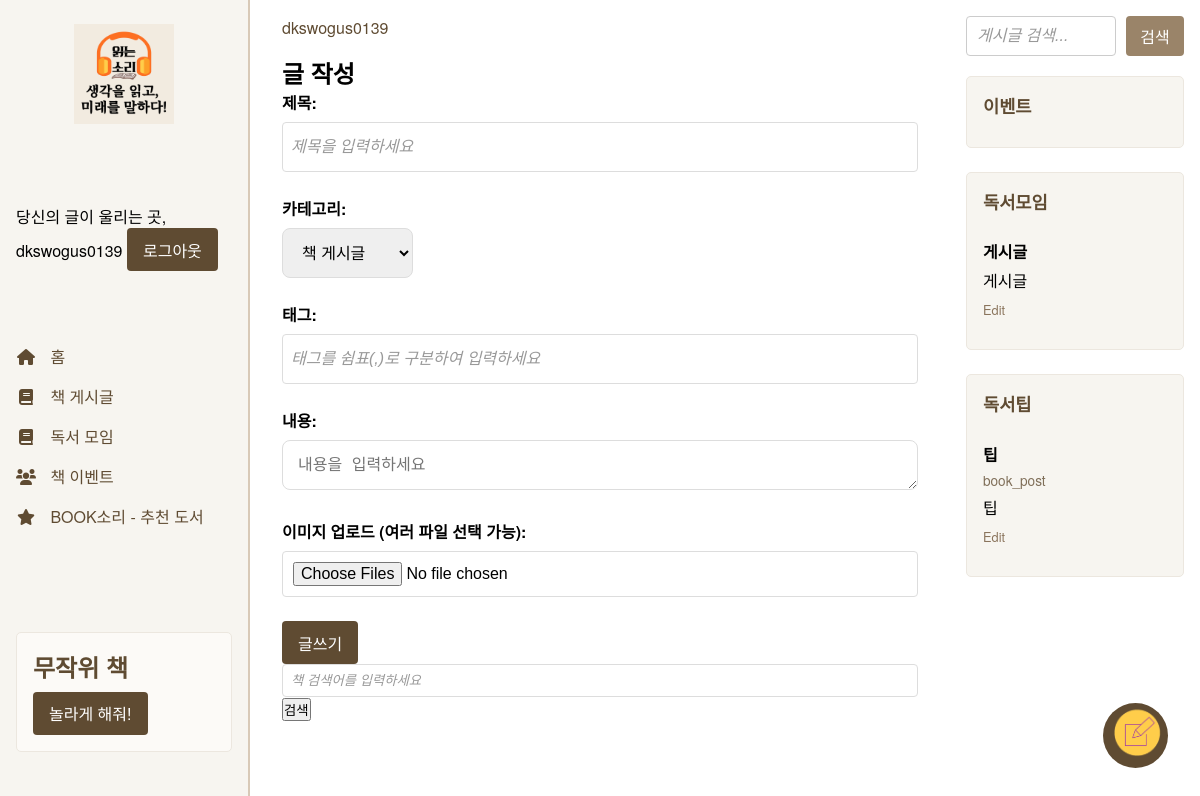
The app's page /community/post/ (signed in) with its own data.
### community/models.py (models this page shows, shortened)
class Post(models.Model):
    title       = models.CharField(max_length=200, verbose_name="제목")
    content     = models.TextField(verbose_name="내용")
    writer      = models.ForeignKey(User, on_delete=models.CASCADE, verbose_name="작성자")
    views       = models.PositiveIntegerField(default=0, verbose_name="조회수")
    postimage_set = GenericRelation(PostImage)
    created_at  = models.DateTimeField(auto_now_add=True, verbose_name="등록일")
    updated_at  = models.DateTimeField(auto_now=True, verbose_name="수정일")
    is_active   = models.BooleanField(default=True, verbose_name="활성화 여부")
    is_pinned   = models.BooleanField(default=False, verbose_name="고정 여부")
    is_deleted  = models.BooleanField(default=False, verbose_name="삭제 여부")
    is_side_bar = models.BooleanField(
        default=False,
        verbose_name="사이드바 노출 여부",
        help_text="게시글을 사이드바에 표시할지 여부를 설정합니다."
    )
    search_vector = SearchVectorField(null=True)                # 검색 기능 추가
    category = models.CharField(
        max_length=50,
        choices=PostCategory.choices,  # 선택 항목 직접 연결
        default=PostCategory.BOOK_POST,
        verbose_name="카테고리",
        help_text="게시글 유형 선택"
    )
    tags        = models.ManyToManyField('PostTag', blank=True, verbose_name="태그")
    likes = models.PositiveIntegerField(default=0, verbose_name="좋아요 수")
    book        = models.ForeignKey(
        'Book',
        on_delete=models.CASCADE,
        null=True,
        blank=True,
        verbose_name="책"
    )
    objects = PostManager()
    class Meta:
        abstract = True
        ordering = ['-is_pinned', '-created_at']
        indexes = [
            GinIndex(fields=['search_vector'])                 # 검색 성능 향상을 위한 인덱스
        ]

class ReadingGroupPost(Post):
    event_date = models.DateField(
        null=True,  # null 허용으로 변경
        blank=True  # blank 허용으로 변경
    )
    class Meta(Post.Meta):
        verbose_name = "독서 모임 게시글"
        verbose_name_plural = "독서 모임 게시글 목록"

class ReadingTipPost(Post):
    TIP_CATEGORY_CHOICES = [
        ('reading', '독서 팁'),
        ('writing', '글쓰기 팁'),
        ('other', '기타'),
    ]
    tip_category = models.CharField(
        max_length=50,
        choices=TIP_CATEGORY_CHOICES,
        default='reading'
    )
    class Meta(Post.Meta):
        verbose_name = "독서 팁 게시글"
        verbose_name_plural = "독서 팁 게시글 목록"

### community/views.py (the view)
# urls.py: path('post/', views.post_view, name='post'),      # 글쓰기 뷰
def post_view(request):
    if not request.user.is_authenticated:
        messages.error(request, "로그인이 필요합니다.")
        return redirect('community:login')
    if request.method == 'POST':
        form = PostForm(request.POST, request.FILES)
        if form.is_valid():
            try:
                post = form.save(commit=False)
                post.writer = request.user
                if selected_book_data := request.POST.get('selected_book_data'):
                    try:
                        book_info = json.loads(selected_book_data)
                        book, _ = Book.objects.get_or_create(
                            title=book_info.get('title'),
                            defaults={
                                'author': book_info.get('author', ''),
                                'publisher': book_info.get('publisher', ''),
                                'pubdate': book_info.get('pubdate', ''),
                                'thumbnail_url': book_info.get('thumbnail_url', ''),
                                'link': book_info.get('link', ''),
                                'isbn': book_info.get('isbn', ''),
                                'description': book_info.get('description', '')
                            }
                        )
                        post.book = book
                    except json.JSONDecodeError:
                        pass
                post.save()
                form.save_m2m()  # 태그 관계 저장
                if images := request.FILES.getlist('post_images'):
                    for image in images:
                        PostImage.objects.create(image=image, post=post)
                messages.success(request, "게시물이 성공적으로 작성되었습니다.")
                response = redirect('community:home')
                response['Cache-Control'] = 'no-cache, no-store, must-revalidate'
                response['Pragma'] = 'no-cache'
                response['Expires'] = '0'
                return response
            except Exception as e:
                print(f"Error saving post: {e}")
                messages.error(request, "게시물 저장 중 오류가 발생했습니다. 다시 시도해주세요.")
        else:
            print(f"폼 오류: {form.errors}")
            messages.error(request, "입력 형식이 올바르지 않습니다. 다시 확인해주세요.")
    else:
        form = PostForm()
    context = {
        'form': form,
        **get_common_context(request)
    }
    return render(request, 'community/post.html', context)

### community/models.py (called while the page is built)
    def get_queryset(self):
        return super().get_queryset().filter(is_deleted=False, is_active=True)

### community/views.py (called while the page is built)
def get_common_context(request):
    return {
        'site_name': 'reading_sound',
        'current_user': request.user if request.user.is_authenticated else None,
        'sidebar': {
            'events': BookEventPost.objects.filter(is_active=True),
            'reading_groups': ReadingGroupPost.objects.filter(is_active=True),
            'tips': ReadingTipPost.objects.filter(is_active=True),
        }
    }

### community/templates/community/post.html (shortened to what this page needs)
{% extends "community/base.html" %}
{% load static %}
{% block content %}
<section class="section active" id="post-section">
  <h2>글 작성</h2>
  <form method="POST" action="{% url 'community:post' %}" enctype="multipart/form-data">
    <div class="form-group">
      <label for="{{ form.title.id_for_label }}">제목:</label>
      {{ form.title }}
    </div>
    <div class="form-group">
      <label for="{{ form.category.id_for_label }}">카테고리:</label>
      {{ form.category }}
    </div>
    <div class="form-group">
      <label for="{{ form.tags.id_for_label }}">태그:</label>
      {{ form.tags }}
    </div>
    <div class="form-group">
      <label for="{{ form.content.id_for_label }}">내용:</label>
      {{ form.content }}
    </div>
    <div class="form-group">
        <label>이미지 업로드 (여러 파일 선택 가능):</label>
        <input type="file" name="post_images" multiple accept="image/*" onchange="previewImages(this)">
    </div>
    <button type="submit" class="btn hover-effect"> 글쓰기</button>
  </form>
  <div>
    <input type="text" id="book-search-input" placeholder="책 검색어를 입력하세요" onkeypress="handleKeyPress(event)">
    <button type="button" onclick="searchBooks()" id="search-button">검색</button>
  </div>
</section>
{% endblock %}

### community/templates/community/base.html (shortened to what this page needs)
{% load static %}
<!DOCTYPE html>
<html lang="ko">
<head>
  <link rel="stylesheet" href="{% static 'community/css/style.css' %}" />
  <link
    rel="stylesheet"
    href="https://cdnjs.cloudflare.com/ajax/libs/font-awesome/6.0.0-beta3/css/all.min.css"
  />
</head>
<body>
  <aside class="sidebar">
    <div class="sidebar-header">
      <img src="{% static 'community/images/logo.png' %}" alt="읽는소리" class="brand-logo" />
    </div>
    <div class="login-container">
      {% if user.is_authenticated %}
    <span>당신의 글이 울리는 곳, {{ user.username }}</span>
    <form action="{% url 'logout' %}" method="post" style="display: inline;">
      <button type="submit" class="btn hover-effect">로그아웃</button>
    </form>
  {% else %}
    <a href="{% url 'community:login' %}" class="btn hover-effect">로그인</a>
    <a href="{% url 'community:signup' %}" class="btn hover-effect">회원가입</a>
  {% endif %}
</div>
<nav class="nav-menu">
  <ul>
    <li>
      <a href="{% url 'community:home' %}" class="nav-link{% if request.resolver_match.url_name == 'home' %} active{% endif %}">
        <i class="fas fa-home"></i>
        <span>홈</span>
      </a>
    </li>
    <li>
      <a href="{% url 'community:general_post' %}" class="nav-link{% if request.resolver_match.url_name == 'book_sound' %} active{% endif %}">
        <i class="fas fa-book"></i>
        <span>책 게시글 </span>
      </a>
    </li>
    <li>
      <a href="{% url 'community:reading_meeting' %}" class="nav-link{% if request.resolver_match.url_name == 'reading_meeting' %} active{% endif %}">
        <i class="fas fa-book"></i>
        <span>독서 모임 </span>
      </a>
    </li>
    <li class="has-submenu">
      <a href="{% url 'community:review_event' %}" class="nav-link{% if 'group-section' in request.path %} active{% endif %}">
        <i class="fas fa-users"></i>
        <span>책 이벤트</span>
      </a>
    </li>
    <li>
      <a href="{% url 'community:recommend_book' %}" class="nav-link{% if request.resolver_match.url_name == 'recommend_book' %} active{% endif %}">
        <i class="fas fa-star"></i>
        <span>BOOK소리 - 추천 도서</span>
      </a>
    </li>
  </ul>
</nav>
    <div class="random-book-section">
      <h2>무작위 책</h2>
      <button class="btn hover-effect" id="random-book-btn">놀라게 해줘!</button>
    </div>
  </aside>
  <main class="content">
    <header class="top-bar">
      <div class="user-info" id="user-info">
        <span id="user-nickname"> {{ user.username }} </span>
      </div>
    </header>
    {% block content %}
    {% endblock %}
  </main>
  <aside class="sidebar right-sidebar">
    <div class="search-container" data-search-url="{% url 'community:search' %}">
      <input type="text" id="search-input" placeholder="게시글 검색..." />
      <button class="btn hover-effect" id="search-btn">검색</button>
    </div>
    <div class="sidebar-section">
        <h2>이벤트</h2>
    </div>
    <div class="sidebar-section">
        <h2>독서모임</h2>
        <div class="group-list">
            {% for group in sidebar.reading_groups %}
            <div class="group-item">
                <h4>{{ group.title }}</h4>
                <p class="group-content">{{ group.content|truncatechars:50 }}</p>
                {% if user.is_staff %}
                <a href="{% url 'admin:community_readinggrouppost_change' group.id %}" class="edit-link">Edit</a>
                {% endif %}
            </div>
            {% endfor %}
        </div>
    </div>
    <div class="sidebar-section">
        <h2>독서팁</h2>
        <div class="tip-list">
            {% for tip in sidebar.tips %}
            <div class="tip-item">
                <h4>{{ tip.title }}</h4>
                <p class="tip-category">{{ tip.category }}</p>
                <p class="tip-content">{{ tip.content|truncatechars:50 }}</p>
                {% if user.is_staff %}
                <a href="{% url 'admin:community_readingtippost_change' tip.id %}" class="edit-link">Edit</a>
                {% endif %}
            </div>
            {% endfor %}
        </div>
    </div>
  </aside>
  {% if user.is_authenticated %}
  <div class="floating-btn-container">
    <a href="{% url 'community:post' %}" class="btn fab hover-effect" id="post-btn">
      <img src="{% static 'community/images/post_icon.png' %}" alt="새 글 작성" />
    </a>
  </div>
  {% endif %}
</body>
</html>

### community/static/community/css/style.css (style rules this page uses)
* { margin: 0; padding: 0; box-sizing: border-box; }
body { display: flex; min-height: 100vh; justify-content: center; font-family: "Helvetica Neue", Helvetica, Arial, sans-serif; background-color: #ffffff; }
.sidebar { width: 250px; background-color: #F7F5F0; padding: 1rem; border-right: 2px solid #d8c9b7; display: flex; flex-direction: column; justify-content: space-between; transition: width 0.3s ease; overflow-x: hidden; }
.sidebar-header { text-align: center; padding: 0.5rem 0; margin-bottom: 0.5rem; }
.brand-logo { max-width: 100px; height: auto; display: block; margin: 0 auto; background-color: transparent; }
.nav-menu ul { list-style-type: none; }
.nav-menu .nav-link { display: block; text-decoration: none; font-size: 1rem; color: #5f4b32; padding: 0.5rem 0; transition: color 0.3s ease; }
.random-book-section { margin: 2rem 0; padding: 1rem; background-color: #fcfaf7; border: 1px solid #ece7df; border-radius: 5px; }
.random-book-section h2 { color: #5f4b32; margin-bottom: 0.5rem; }
.nav-menu .nav-link i { margin-right: 10px; width: 20px; text-align: center; }
.nav-menu ul li.has-submenu { position: relative; }
.sidebar.right-sidebar { border-right: none; background-color: #ffffff; display: flex; flex-direction: column; justify-content: flex-start; width: 250px; padding: 1rem; transition: all 0.3s ease; opacity: 1; transform: translateX(0); }
.sidebar-section { background-color: #f7f5f0; border: 1px solid #ece7df; border-radius: 5px; padding: 1rem; margin-bottom: 1.5rem; transition: transform 0.2s; }
.sidebar-section h2 { margin-bottom: 0.8rem; color: #5f4b32; font-size: 1.1rem; font-weight: 600; }
.event-item, .group-item, .tip-item { padding: 0.8rem 0; border-bottom: 1px solid #ece7df; }
.event-item:last-child, .group-item:last-child, .tip-item:last-child { border-bottom: none; }
.event-date, .meeting-time, .tip-category { font-size: 0.85rem; color: #7f6e58; margin: 0.3rem 0; }
.edit-link { display: inline-block; font-size: 0.8rem; color: #8a745c; text-decoration: none; margin-top: 0.5rem; }
.content { flex: 1; padding: 1rem 2rem; display: flex; flex-direction: column; max-width: 1200px; }
.top-bar { display: flex; justify-content: space-between; align-items: center; margin-bottom: 1rem; }
.user-info { font-size: 1rem; color: #5f4b32; }
.btn { background-color: #5f4b32; color: #fff; border: none; border-radius: 4px; padding: 0.6rem 1rem; cursor: pointer; font-size: 1rem; transition: background-color 0.3s ease; }
.hover-effect { transition: transform 0.2s ease; }
.search-container { display: flex; gap: 10px; align-items: center; justify-content: center; margin-bottom: 20px; }
#search-input { width: 150px; height: 40px; font-size: 16px; padding: 5px 10px; border-radius: 4px; border: 1px solid #ccc; }
#search-input::placeholder { color: #999999; font-style: italic; }
#search-btn { width: 100px; height: 40px; font-size: 16px; padding: 5px 10px; border-radius: 4px; border: none; background-color: #9a8469; color: #ffffff; cursor: pointer; transition: background-color 0.3s ease; }
.section { display: none; }
.section.active { display: block; }
.floating-btn-container { position: fixed; bottom: 2rem; right: 2rem; z-index: 999; }
.btn.fab { width: clamp(65px, 2.5vw, 75px); height: clamp(65px, 2.5vw, 75px); border-radius: 50%; display: flex; align-items: center; justify-content: center; padding: 0; }
.floating-btn-container img { width: 100%; height: auto; }
.form-group { margin-bottom: 1.5rem; }
.form-group label { display: block; margin-bottom: 0.5rem; font-weight: 600; }
.form-group input { width: 100%; padding: 10px; border: 1px solid #ddd; border-radius: 4px; font-size: 1rem; }
input[type="text"], input[type="password"] { display: block; width: 100%; padding: 8px; border: 1px solid #ddd; border-radius: 4px; }
input::placeholder { color: #999; font-style: italic; }
.form-control { height: 50px; border-radius: 8px; border: 1px solid #ddd; padding: 10px 15px; font-size: 16px; transition: all 0.3s ease; }

### records on screen
ReadingGroupPost: title "게시글", content "게시글"
ReadingTipPost: title "팁", category "book_post", content "팁"

### other values on screen
{{ user.username }} "dkswogus0139"
